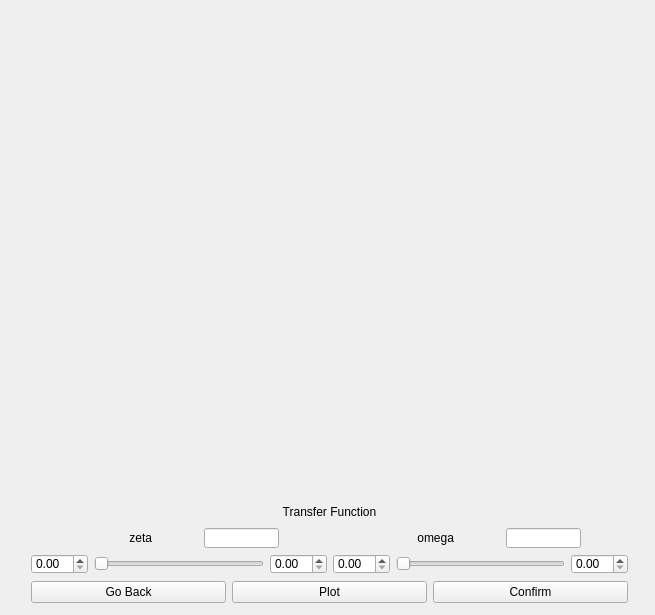
<?xml version="1.0" encoding="UTF-8"?>
<ui version="4.0">
 <class>BodePlotWindow</class>
 <widget class="QWidget" name="BodePlotWindow">
  <property name="geometry">
   <rect>
    <x>0</x>
    <y>0</y>
    <width>655</width>
    <height>615</height>
   </rect>
  </property>
  <property name="windowTitle">
   <string>BodePlotWindow</string>
  </property>
  <widget class="QWidget" name="centralWidget" native="true">
   <property name="geometry">
    <rect>
     <x>0</x>
     <y>0</y>
     <width>671</width>
     <height>631</height>
    </rect>
   </property>
   <widget class="QCustomPlot" name="customPlot" native="true">
    <property name="geometry">
     <rect>
      <x>80</x>
      <y>0</y>
      <width>480</width>
      <height>480</height>
     </rect>
    </property>
    <zorder></zorder>
    <zorder>zetaLabel</zorder>
    <zorder>textEdit</zorder>
   </widget>
   <widget class="QWidget" name="">
    <property name="geometry">
     <rect>
      <x>20</x>
      <y>490</y>
      <width>619</width>
      <height>127</height>
     </rect>
    </property>
    <layout class="QVBoxLayout" name="outerVLayout">
     <item>
      <layout class="QVBoxLayout" name="topHLayout">
       <item>
        <widget class="QLabel" name="tfLabel">
         <property name="maximumSize">
          <size>
           <width>1000</width>
           <height>20</height>
          </size>
         </property>
         <property name="text">
          <string>Transfer Function</string>
         </property>
         <property name="alignment">
          <set>Qt::AlignCenter</set>
         </property>
        </widget>
       </item>
       <item>
        <layout class="QGridLayout" name="gridLayout">
         <item row="0" column="1">
          <layout class="QHBoxLayout" name="omegaLabelHLayout">
           <item>
            <widget class="QLabel" name="omegaLabel">
             <property name="maximumSize">
              <size>
               <width>75</width>
               <height>20</height>
              </size>
             </property>
             <property name="text">
              <string>omega</string>
             </property>
             <property name="alignment">
              <set>Qt::AlignRight|Qt::AlignTrailing|Qt::AlignVCenter</set>
             </property>
            </widget>
           </item>
           <item>
            <widget class="QLineEdit" name="omegaLineEdit">
             <property name="maximumSize">
              <size>
               <width>75</width>
               <height>20</height>
              </size>
             </property>
            </widget>
           </item>
          </layout>
         </item>
         <item row="2" column="0">
          <layout class="QHBoxLayout" name="zetaSliderHLayout">
           <item>
            <widget class="QDoubleSpinBox" name="zetaMinSpinBox">
             <property name="maximumSize">
              <size>
               <width>16777215</width>
               <height>20</height>
              </size>
             </property>
            </widget>
           </item>
           <item>
            <widget class="QSlider" name="zetaSlider">
             <property name="maximumSize">
              <size>
               <width>16777215</width>
               <height>20</height>
              </size>
             </property>
             <property name="orientation">
              <enum>Qt::Horizontal</enum>
             </property>
            </widget>
           </item>
           <item>
            <widget class="QDoubleSpinBox" name="zetaMaxSpinBox">
             <property name="maximumSize">
              <size>
               <width>16777215</width>
               <height>20</height>
              </size>
             </property>
            </widget>
           </item>
          </layout>
         </item>
         <item row="2" column="1">
          <layout class="QHBoxLayout" name="omegaSliderHLayout">
           <item>
            <widget class="QDoubleSpinBox" name="omegaMinSpinBox">
             <property name="maximumSize">
              <size>
               <width>16777215</width>
               <height>20</height>
              </size>
             </property>
            </widget>
           </item>
           <item>
            <widget class="QSlider" name="omegaSlider">
             <property name="maximumSize">
              <size>
               <width>16777215</width>
               <height>20</height>
              </size>
             </property>
             <property name="orientation">
              <enum>Qt::Horizontal</enum>
             </property>
            </widget>
           </item>
           <item>
            <widget class="QDoubleSpinBox" name="omegaMaxSpinBox">
             <property name="maximumSize">
              <size>
               <width>16777215</width>
               <height>20</height>
              </size>
             </property>
            </widget>
           </item>
          </layout>
         </item>
         <item row="0" column="0">
          <layout class="QHBoxLayout" name="zetaLabelHLayout">
           <item>
            <widget class="QLabel" name="zetaLabel">
             <property name="maximumSize">
              <size>
               <width>75</width>
               <height>20</height>
              </size>
             </property>
             <property name="text">
              <string>zeta</string>
             </property>
             <property name="alignment">
              <set>Qt::AlignRight|Qt::AlignTrailing|Qt::AlignVCenter</set>
             </property>
            </widget>
           </item>
           <item>
            <widget class="QLineEdit" name="zetaLineEdit">
             <property name="maximumSize">
              <size>
               <width>75</width>
               <height>20</height>
              </size>
             </property>
            </widget>
           </item>
          </layout>
         </item>
        </layout>
       </item>
      </layout>
     </item>
     <item>
      <layout class="QHBoxLayout" name="buttonHLayout">
       <item>
        <widget class="QPushButton" name="backButton">
         <property name="text">
          <string>Go Back</string>
         </property>
        </widget>
       </item>
       <item>
        <widget class="QPushButton" name="plotButton">
         <property name="text">
          <string>Plot</string>
         </property>
        </widget>
       </item>
       <item>
        <widget class="QPushButton" name="confirmButton">
         <property name="text">
          <string>Confirm</string>
         </property>
        </widget>
       </item>
      </layout>
     </item>
    </layout>
   </widget>
   <zorder>layoutWidget</zorder>
   <zorder>customPlot</zorder>
   <zorder>zetaLabel</zorder>
   <zorder>omegaLabel</zorder>
   <zorder>textEdit</zorder>
   <zorder>textEdit_2</zorder>
   <zorder></zorder>
   <zorder></zorder>
   <zorder>omegaLabel</zorder>
   <zorder>textEdit_2</zorder>
   <zorder>tfLabel</zorder>
   <zorder>tfLabel</zorder>
  </widget>
 </widget>
 <layoutdefault spacing="6" margin="11"/>
 <customwidgets>
  <customwidget>
   <class>QCustomPlot</class>
   <extends>QWidget</extends>
   <header>qcustomplot.h</header>
   <container>1</container>
  </customwidget>
 </customwidgets>
 <resources/>
 <connections/>
</ui>
